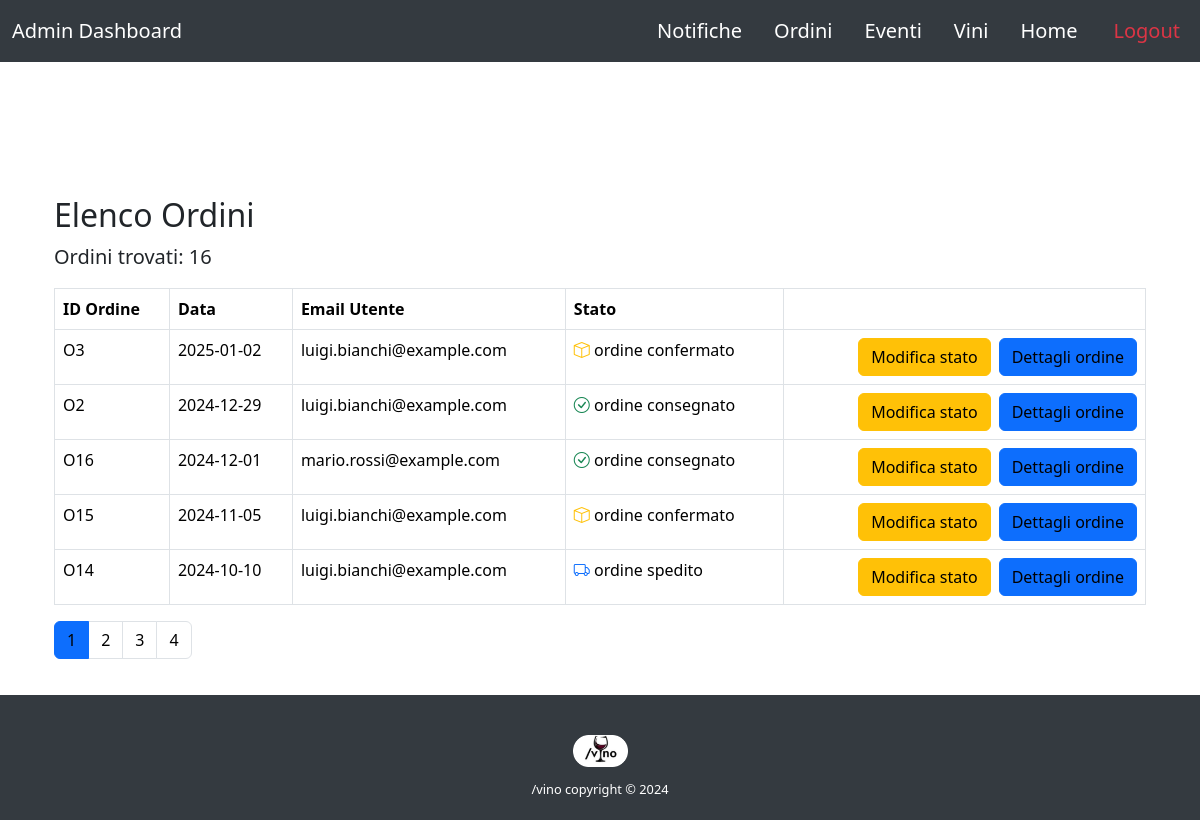
The app's page /OrderManager.php (signed in) with its own data.
### tables this page shows
create table ORDINE (
     ID_Ordine varchar(10) not null,
     Data date not null,
     Stato numeric(1) not null,
     ID_Metodo varchar(10) not null,
     Email varchar(100) not null,
     ID_Indirizzo varchar(10) not null,
     primary key (ID_Ordine));

### OrderManager.php (called while the page is built, shortened)
<?php
require_once("bootstrapt.php");
require("template/base-operatore.php");
?>

### db/database.php (called while the page is built, shortened)
<?php
class VinoDatabase {
    private $pdo;
    public function __construct() {
        try {
            $this->pdo = new PDO("mysql:host=localhost;dbname=vino", "root", "");
            $this->pdo->setAttribute(PDO::ATTR_ERRMODE, PDO::ERRMODE_EXCEPTION);
        } catch (PDOException $e) {
            die("Connection failed: " . $e->getMessage());
        }
    }
    public function getOrdersPaginated($limit, $offset) {
            $sql = "
            SELECT *
            FROM ORDINE
            ORDER BY Data DESC
            LIMIT :limit OFFSET :offset
        ";
        $stmt = $this->pdo->prepare($sql);
        $stmt->bindValue(':limit',  (int)$limit,  PDO::PARAM_INT);
        $stmt->bindValue(':offset', (int)$offset, PDO::PARAM_INT);
        $stmt->execute();
        return $stmt->fetchAll(PDO::FETCH_ASSOC);
    }
    public function getTotalOrderCount() {
        $sql = "SELECT COUNT(*) AS total_orders FROM ORDINE";
        $stmt = $this->pdo->prepare($sql);
        $stmt->execute();
        return $stmt->fetchColumn();
    }
}
?>

### bootstrapt.php (called while the page is built, shortened)
<?php
require_once("db/database.php");
$db = new VinoDatabase();
?>

### template/orderManager-template.php (the view, shortened to what this page needs)
<?php
$page = isset($_GET['page']) ? (int)$_GET['page'] : 1;
$perPage = 5;
$offset = ($page - 1) * $perPage;
$totalOrders = $db->getTotalOrderCount();
$totalPages = ceil($totalOrders / $perPage);
$ordini = $db->getOrdersPaginated($perPage, $offset);
?>
<div class="container">
  <h2 class="mt-3">Elenco Ordini</h2>
  <?php if ($totalOrders > 0): ?>
    <p>Ordini trovati: <?php echo $totalOrders; ?></p>
    <div class="table-responsive">
      <table class="table table-bordered" id="order-table">
        <thead>
          <tr>
            <th class="w-10">ID Ordine</th>
            <th class="w-10">Data</th>
            <th>Email Utente</th>
            <th>Stato</th>
            <th></th>
          </tr>
        </thead>
        <tbody>
          <?php foreach ($ordini as $ordine): ?>
            <?php
            switch ($ordine['Stato']) {
                case '0':
                    $statoTesto = '<i class="bi bi-box text-warning"></i> ordine confermato';
                    break;
                case '1':
                    $statoTesto = '<i class="bi bi-truck text-primary"></i> ordine spedito';
                    break;
                case '2':
                    $statoTesto = '<i class="bi bi-check-circle text-success"></i> ordine consegnato';
                    break;
            }
            ?>
            <tr id="ordine-<?php echo htmlspecialchars($ordine['ID_Ordine']); ?>">
              <td><?php echo htmlspecialchars($ordine['ID_Ordine']); ?></td>
              <td><?php echo htmlspecialchars($ordine['Data']); ?></td>
              <td><?php echo htmlspecialchars($ordine['Email']); ?></td>
              <td class="stato-ordine"><?php echo $statoTesto; ?></td>
              <td class="text-end">
                <div class="d-inline-flex gap-2">
                  <button class="btn btn-warning btn-cambia-stato" data-id="<?php echo htmlspecialchars($ordine['ID_Ordine']); ?>">
                    Modifica stato
                  </button>
                  <a href="orderdetailsadmin.php?id=<?php echo urlencode($ordine['ID_Ordine']); ?>" class="btn btn-primary">
                    Dettagli ordine
                  </a>
                </div>
              </td>
            </tr>
          <?php endforeach; ?>
        </tbody>
      </table>
    </div>
    <nav>
      <ul class="pagination">
        <?php for ($i = 1; $i <= $totalPages; $i++): ?>
          <?php $active = ($i === $page) ? 'active' : ''; ?>
          <li class="page-item <?php echo $active; ?>">
            <a class="page-link" href="?page=<?php echo $i; ?>">
              <?php echo $i; ?>
            </a>
          </li>
        <?php endfor; ?>
      </ul>
    </nav>
  <?php else: ?>
    <p>Nessun ordine presente.</p>
  <?php endif; ?>
</div>

### css/style.css (style rules this page uses)
body { margin: 0; padding: 0; width: 100%; height: 100%; }
a { text-decoration: none !important; color: #000 !important; }
@media (min-width: 993px) { p, ul > li { font-size: 1.25rem; } }

### records on screen
ordine: ID_Ordine "O3", Data "2025-01-02", Email "luigi.bianchi@example.com", Stato 0 (drawn)
ordine: ID_Ordine "O2", Data "2024-12-29", Email "luigi.bianchi@example.com", Stato 2 (drawn)
ordine: ID_Ordine "O16", Data "2024-12-01", Email "mario.rossi@example.com", Stato 2 (drawn)
ordine: ID_Ordine "O15", Data "2024-11-05", Email "luigi.bianchi@example.com", Stato 0 (drawn)
ordine: ID_Ordine "O14", Data "2024-10-10", Email "luigi.bianchi@example.com", Stato 1 (drawn)

### other values on screen
$totalOrders "16"
